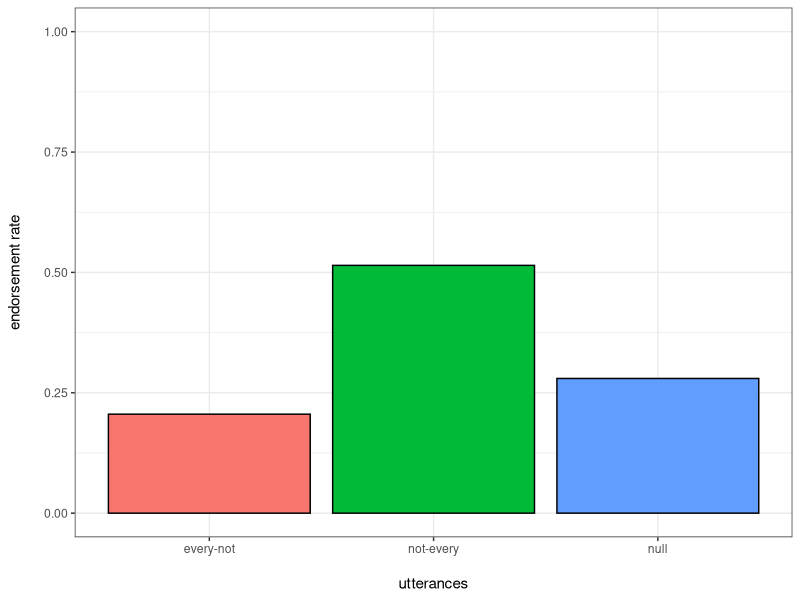

Write the R code that produced this figure.
library(ggplot2)
library(reshape2)
library(dplyr)

d = data.frame(
  utterance = c("every-not", "not-every", "null"),
  response = c(0.20559517317318024, 0.514642694630954, 0.27976213219586576)
)

alternative = ggplot(d, aes(x = utterance, y = response, fill = utterance)) +
  geom_bar(stat="identity", color = "black", position=position_dodge())+
  ylim(0,1)+
  ylab("endorsement rate\n") +
  xlab("\nutterances") +
  theme_bw()

alternative + theme(legend.position = "none")
#ggsave("~/Desktop/mandarin-model.png",height=2,width=2.5)
